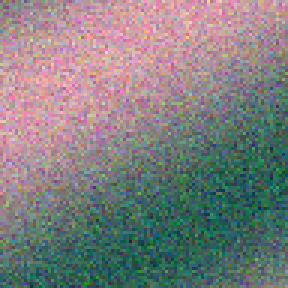
#> input picture tests/fixtures/synth/gate_real_0.png, 96 x 96 px (shown 3 times larger)
$ python -i augment.py   (imports and definitions only)
#> lines starting #> are read from the running program, lines starting #| are printed output that depends on the picture
"""Train-time augmentation and the fixed 'compressed' eval variant (JPEG + resize)."""
from __future__ import annotations

import hashlib
import io
import random

from PIL import Image, ImageFilter

COMPRESSED_AUG = 100  # aug_index reserved for the deterministic compressed variant


def _jpeg(im: Image.Image, q: int) -> Image.Image:
    b = io.BytesIO()
    im.convert("RGB").save(b, "JPEG", quality=q)
    b.seek(0)
    return Image.open(b).convert("RGB")


def augment(im: Image.Image, image_id: str, aug_index: int) -> Image.Image:
    """Deterministic per (image_id, aug_index): crop, resize 0.5-1.5x, light blur, JPEG q30-95."""
    seed = int(hashlib.sha256(f"{image_id}:{aug_index}".encode()).hexdigest()[:12], 16)
    r = random.Random(seed)
    im = im.convert("RGB")
    w, h = im.size
    f = r.uniform(0.7, 1.0)
    cw, ch = max(8, int(w * f)), max(8, int(h * f))
    x0, y0 = r.randint(0, w - cw), r.randint(0, h - ch)
    im = im.crop((x0, y0, x0 + cw, y0 + ch))
    s = r.uniform(0.5, 1.5)
    im = im.resize((max(8, int(cw * s)), max(8, int(ch * s))), Image.BICUBIC)
    if r.random() < 0.3:
        im = im.filter(ImageFilter.GaussianBlur(r.uniform(0.3, 1.0)))
    return _jpeg(im, r.randint(30, 95))


def compress(im: Image.Image) -> Image.Image:
    im = im.convert("RGB")
    w, h = im.size
    return _jpeg(im.resize((max(8, int(w * 0.75)), max(8, int(h * 0.75))), Image.BICUBIC), 70)

>>> from PIL import Image
>>> picture = Image.open('../../tests/fixtures/synth/gate_real_0.png')
#> picture is the input picture: PIL image 96x96 RGB; mean R, G, B 127.2, 127.2, 127.3
>>> result = compress(picture)
#> in _jpeg, `im.convert("RGB").save(b, "JPEG", quality=q)`:
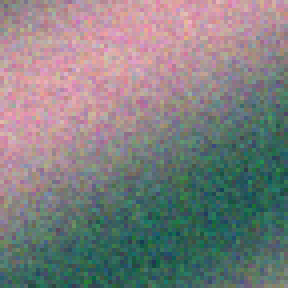
#> im: PIL image 72x72 RGB (shown 4 times larger); mean R, G, B 127.2, 127.2, 127.3
#> in _jpeg, `return Image.open(b).convert("RGB")`:
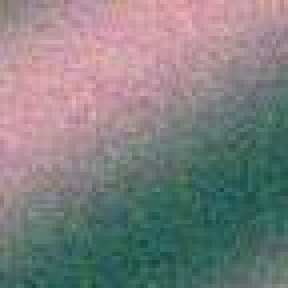
#> returned value: PIL image 72x72 RGB (shown 4 times larger); mean R, G, B 127.1, 127.2, 127.3

$ run again, on tests/fixtures/synth/gate_real_1.png
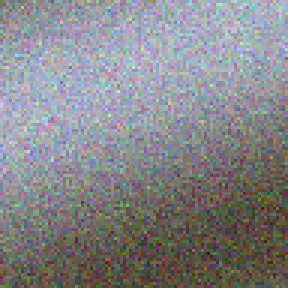
#> input picture tests/fixtures/synth/gate_real_1.png, 96 x 96 px (shown 3 times larger)
#> picture is the input picture: PIL image 96x96 RGB; mean R, G, B 133.2, 134.3, 137.1
#> in _jpeg, `im.convert("RGB").save(b, "JPEG", quality=q)`:
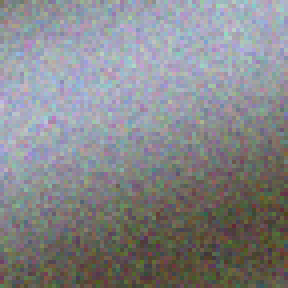
#> im: PIL image 72x72 RGB (shown 4 times larger); mean R, G, B 133.2, 134.3, 137.1
#> in _jpeg, `return Image.open(b).convert("RGB")`:
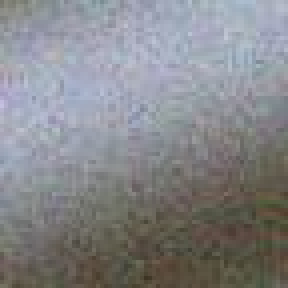
#> returned value: PIL image 72x72 RGB (shown 4 times larger); mean R, G, B 133.3, 134.2, 137.3

$ run again, on tests/fixtures/synth/gate_real_2.png
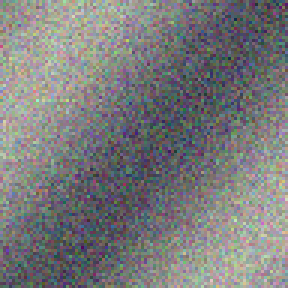
#> input picture tests/fixtures/synth/gate_real_2.png, 96 x 96 px (shown 3 times larger)
#> picture is the input picture: PIL image 96x96 RGB; mean R, G, B 122.4, 123, 123.7
#> in _jpeg, `im.convert("RGB").save(b, "JPEG", quality=q)`:
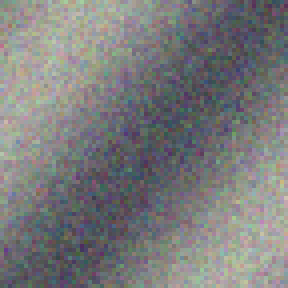
#> im: PIL image 72x72 RGB (shown 4 times larger); mean R, G, B 122.4, 123, 123.7
#> in _jpeg, `return Image.open(b).convert("RGB")`:
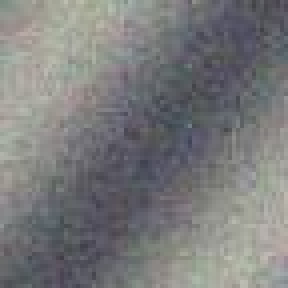
#> returned value: PIL image 72x72 RGB (shown 4 times larger); mean R, G, B 122.4, 122.9, 123.6
